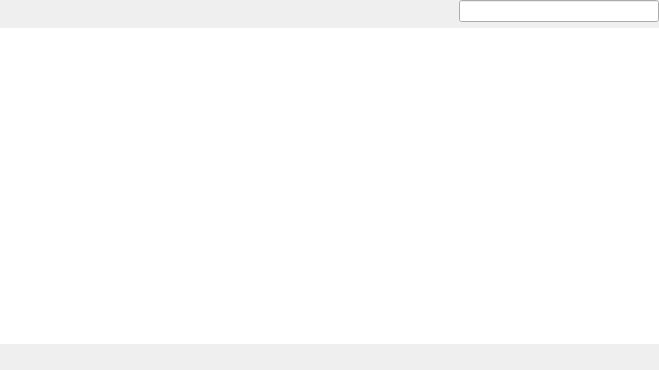
<?xml version="1.0" encoding="UTF-8"?>
<ui version="4.0">
 <class>NotationalChromebookFieldsWidget</class>
 <widget class="QWidget" name="NotationalChromebookFieldsWidget">
  <property name="geometry">
   <rect>
    <x>0</x>
    <y>0</y>
    <width>659</width>
    <height>370</height>
   </rect>
  </property>
  <property name="windowTitle">
   <string>Form</string>
  </property>
  <layout class="QVBoxLayout" name="verticalLayout">
   <property name="spacing">
    <number>-1</number>
   </property>
   <property name="leftMargin">
    <number>0</number>
   </property>
   <property name="topMargin">
    <number>0</number>
   </property>
   <property name="rightMargin">
    <number>0</number>
   </property>
   <property name="bottomMargin">
    <number>0</number>
   </property>
   <item>
    <widget class="QWidget" name="widgetTop" native="true">
     <layout class="QHBoxLayout" name="horizontalLayout_2">
      <property name="leftMargin">
       <number>0</number>
      </property>
      <property name="topMargin">
       <number>0</number>
      </property>
      <property name="rightMargin">
       <number>0</number>
      </property>
      <property name="bottomMargin">
       <number>0</number>
      </property>
      <item>
       <spacer name="horizontalSpacerTop">
        <property name="orientation">
         <enum>Qt::Horizontal</enum>
        </property>
        <property name="sizeHint" stdset="0">
         <size>
          <width>287</width>
          <height>20</height>
         </size>
        </property>
       </spacer>
      </item>
      <item>
       <widget class="SearchLineEdit" name="searchField">
        <property name="sizePolicy">
         <sizepolicy hsizetype="Fixed" vsizetype="Fixed">
          <horstretch>0</horstretch>
          <verstretch>0</verstretch>
         </sizepolicy>
        </property>
        <property name="minimumSize">
         <size>
          <width>200</width>
          <height>0</height>
         </size>
        </property>
       </widget>
      </item>
     </layout>
    </widget>
   </item>
   <item>
    <widget class="StyledTreeView" name="detailsList">
     <property name="frameShape">
      <enum>QFrame::NoFrame</enum>
     </property>
     <property name="selectionMode">
      <enum>QAbstractItemView::ExtendedSelection</enum>
     </property>
     <property name="indentation">
      <number>0</number>
     </property>
     <property name="sortingEnabled">
      <bool>true</bool>
     </property>
    </widget>
   </item>
   <item>
    <widget class="QWidget" name="widgetBottom" native="true">
     <layout class="QHBoxLayout" name="horizontalLayout">
      <property name="leftMargin">
       <number>0</number>
      </property>
      <property name="topMargin">
       <number>0</number>
      </property>
      <property name="rightMargin">
       <number>0</number>
      </property>
      <property name="bottomMargin">
       <number>0</number>
      </property>
      <item>
       <spacer name="horizontalSpacerBottom">
        <property name="orientation">
         <enum>Qt::Horizontal</enum>
        </property>
        <property name="sizeHint" stdset="0">
         <size>
          <width>40</width>
          <height>20</height>
         </size>
        </property>
       </spacer>
      </item>
     </layout>
    </widget>
   </item>
  </layout>
 </widget>
 <customwidgets>
  <customwidget>
   <class>StyledTreeView</class>
   <extends>QTreeView</extends>
   <header>FileWaveGuiLib/styledviews/styledtreeview.h</header>
  </customwidget>
  <customwidget>
   <class>SearchLineEdit</class>
   <extends>QLineEdit</extends>
   <header>FileWaveGuiLib/searchlineedit/searchlineedit.h</header>
  </customwidget>
 </customwidgets>
 <resources/>
 <connections/>
</ui>
